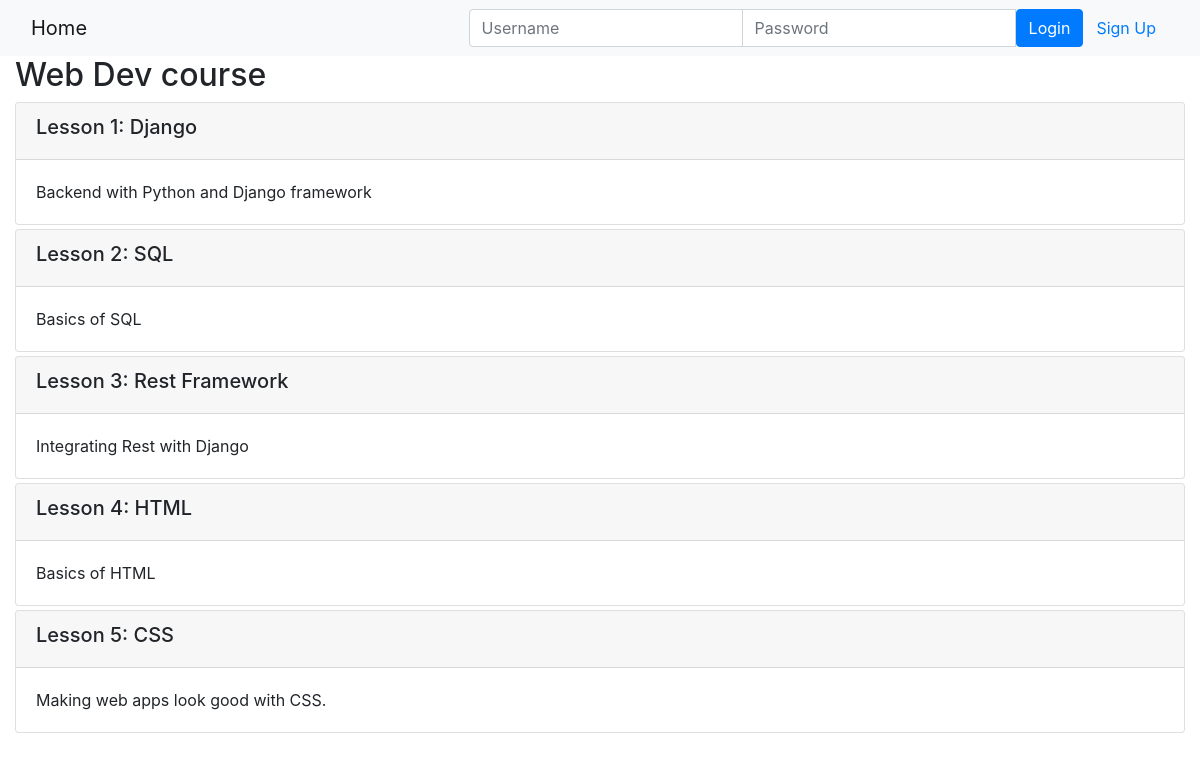
Page /onlinecourse/1/ on the committed database.
### onlinecourse/models.py (models this page shows, shortened)
class Course(models.Model):
    name = models.CharField(null=False, max_length=30, default='online course')
    image = models.ImageField(upload_to='course_images/')
    description = models.CharField(max_length=1000)
    pub_date = models.DateField(null=True)
    instructors = models.ManyToManyField(Instructor)
    users = models.ManyToManyField(settings.AUTH_USER_MODEL, through='Enrollment')
    total_enrollment = models.IntegerField(default=0)
    is_enrolled = False

class Lesson(models.Model):
    title = models.CharField(max_length=200, default="title")
    order = models.IntegerField(default=0)
    course = models.ForeignKey(Course, on_delete=models.CASCADE)
    content = models.TextField()

### onlinecourse/views.py (the view)
# urls.py: path('<int:pk>/', views.CourseDetailView.as_view(), name='course_details'),
class CourseDetailView(generic.DetailView):
    model = Course
    template_name = 'onlinecourse/course_detail_bootstrap.html'

### onlinecourse/templates/onlinecourse/course_detail_bootstrap.html (shortened to what this page needs)
<!DOCTYPE html>
<html lang="en">
<head>
     {% load static %}
    <link rel="stylesheet" href="https://maxcdn.bootstrapcdn.com/bootstrap/4.5.2/css/bootstrap.min.css">
</head>
<body>
    <nav class="navbar navbar-light bg-light">
        <div class="container-fluid">
            <div class="navbar-header">
                  <a class="navbar-brand" href="{% url 'onlinecourse:index' %}">Home</a>
            </div>
            <ul class="nav navbar-nav navbar-right">
                {% if user.is_authenticated %}
                <li>
                    <a class="btn btn-link" href="#">{{ user.first_name }}({{ user.username }})</a>
                    <a class="btn btn-link" href="{% url 'onlinecourse:logout' %}">Logout</a>
                </li>
                {% else %}
                <li>
                    <form class="form-inline" action="{% url 'onlinecourse:login' %}" method="post">
                        <div class="input-group">
                            <input type="text" class="form-control" placeholder="Username" name="username" >
                            <input type="password" class="form-control" placeholder="Password" name="psw" >
                            <button class="btn btn-primary" type="submit">Login</button>
                            <a class="btn btn-link" href="{% url 'onlinecourse:registration' %}">Sign Up</a>
                        </div>
                    </form>
                </li>
                {% endif %}
            </ul>
        </div>
    </nav>
    <div class="container-fluid">
            <h2>{{ course.name }}</h2>
            <div class="card-columns-vertical">
                {% for lesson in course.lesson_set.all %}
                    <div class="card mt-1">
                        <div class="card-header"><h5>Lesson {{lesson.order|add:1}}: {{lesson.title}}</h5></div>
                        <div class="card-body">{{lesson.content}}</div>
                    </div>
                {% endfor %}
            </div>
    </div>
</body>
</html>

### rows in the picture
Course: name "Web Dev course"
Lesson: order|add "1", title "Django", content "Backend with Python and Django framework"
Lesson: order|add "2", title "SQL", content "Basics of SQL"
Lesson: order|add "3", title "Rest Framework", content "Integrating Rest with Django"
Lesson: order|add "4", title "HTML", content "Basics of HTML"
Lesson: order|add "5", title "CSS", content "Making web apps look good with CSS."
